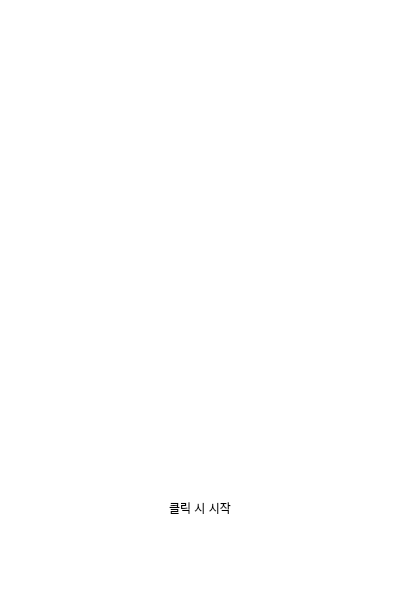
<?xml version="1.0" encoding="UTF-8"?>
<ui version="4.0">
 <class>initalwindow</class>
 <widget class="QDialog" name="initalwindow">
  <property name="windowModality">
   <enum>Qt::NonModal</enum>
  </property>
  <property name="enabled">
   <bool>true</bool>
  </property>
  <property name="geometry">
   <rect>
    <x>0</x>
    <y>0</y>
    <width>400</width>
    <height>600</height>
   </rect>
  </property>
  <property name="windowTitle">
   <string>Dialog</string>
  </property>
  <property name="windowIcon">
   <iconset>
    <normaloff>../../바탕화면/image/icon.png</normaloff>../../바탕화면/image/icon.png</iconset>
  </property>
  <property name="styleSheet">
   <string notr="true">background-color: rgb(255, 255, 255);</string>
  </property>
  <widget class="QLabel" name="label">
   <property name="geometry">
    <rect>
     <x>0</x>
     <y>100</y>
     <width>401</width>
     <height>221</height>
    </rect>
   </property>
   <property name="font">
    <font>
     <pointsize>12</pointsize>
     <weight>75</weight>
     <bold>true</bold>
    </font>
   </property>
   <property name="acceptDrops">
    <bool>false</bool>
   </property>
   <property name="autoFillBackground">
    <bool>false</bool>
   </property>
   <property name="styleSheet">
    <string notr="true"/>
   </property>
   <property name="frameShape">
    <enum>QFrame::NoFrame</enum>
   </property>
   <property name="lineWidth">
    <number>1</number>
   </property>
   <property name="text">
    <string/>
   </property>
   <property name="textFormat">
    <enum>Qt::AutoText</enum>
   </property>
   <property name="pixmap">
    <pixmap>../../바탕화면/image/logo.png</pixmap>
   </property>
   <property name="alignment">
    <set>Qt::AlignCenter</set>
   </property>
  </widget>
  <widget class="QLabel" name="label_2">
   <property name="geometry">
    <rect>
     <x>100</x>
     <y>500</y>
     <width>200</width>
     <height>15</height>
    </rect>
   </property>
   <property name="text">
    <string>클릭 시 시작</string>
   </property>
   <property name="alignment">
    <set>Qt::AlignCenter</set>
   </property>
  </widget>
  <widget class="QLabel" name="label_3">
   <property name="geometry">
    <rect>
     <x>-4</x>
     <y>-4</y>
     <width>411</width>
     <height>611</height>
    </rect>
   </property>
   <property name="text">
    <string/>
   </property>
  </widget>
  <zorder>label_3</zorder>
  <zorder>label</zorder>
  <zorder>label_2</zorder>
 </widget>
 <resources/>
 <connections/>
</ui>
